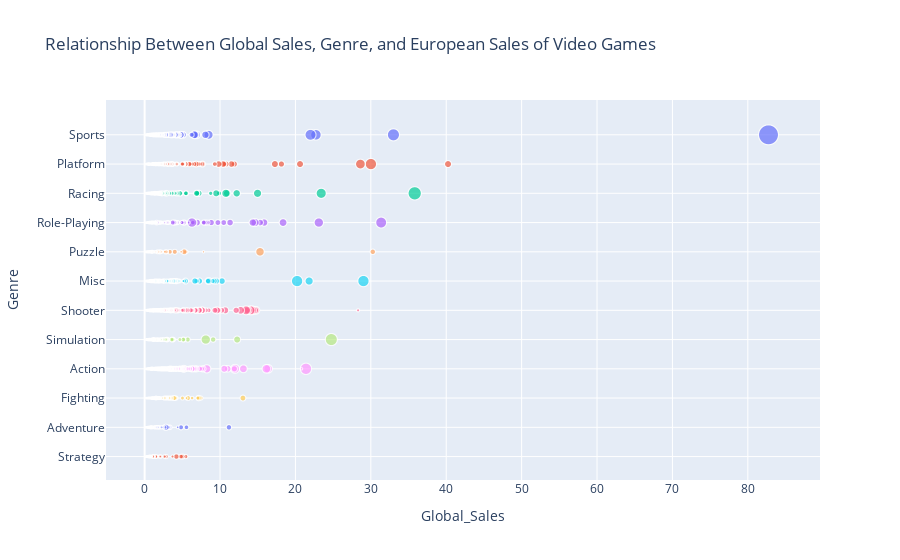

Here is the notebook cell this chart was saved with:
### Code cell
import plotly.express as px

fig = px.scatter(datavg, 
                 x="Global_Sales", 
                 y="Genre", 
                 size="EU_Sales",  # Bubble size based on European sales
                 color="Genre",  # Optional: use color to further differentiate genres
                 hover_name="Name",  # Show the video game name on hover
                 title="Relationship Between Global Sales, Genre, and European Sales of Video Games")
fig.update_layout(showlegend=False)
fig.show()

### Figure 1 — Plotly figure (JSON) as saved in the notebook; plotly's stock layout.template omitted (floating-point values rounded to 4 significant figures; data arrays with more than 128 entries replaced by an {"elided": "..."} marker saying what was removed)
{"data": [{"hovertemplate": "<b>%{hovertext}</b><br><br>Genre=%{y}<br>Global_Sales=%{x}<br>EU_Sales=%{marker.size}<extra></extra>", "hovertext": {"elided": "2346 str values"}, "legendgroup": "Sports", "marker": {"color": "#636efa", "size": {"elided": "2346 float values"}, "sizemode": "area", "sizeref": 0.07255, "symbol": "circle"}, "mode": "markers", "name": "Sports", "showlegend": true, "type": "scattergl", "x": {"elided": "2346 float values"}, "xaxis": "x", "y": {"elided": "2346 str values"}, "yaxis": "y"}, {"hovertemplate": "<b>%{hovertext}</b><br><br>Genre=%{y}<br>Global_Sales=%{x}<br>EU_Sales=%{marker.size}<extra></extra>", "hovertext": {"elided": "886 str values"}, "legendgroup": "Platform", "marker": {"color": "#EF553B", "size": {"elided": "886 float values"}, "sizemode": "area", "sizeref": 0.07255, "symbol": "circle"}, "mode": "markers", "name": "Platform", "showlegend": true, "type": "scattergl", "x": {"elided": "886 float values"}, "xaxis": "x", "y": {"elided": "886 str values"}, "yaxis": "y"}, {"hovertemplate": "<b>%{hovertext}</b><br><br>Genre=%{y}<br>Global_Sales=%{x}<br>EU_Sales=%{marker.size}<extra></extra>", "hovertext": {"elided": "1249 str values"}, "legendgroup": "Racing", "marker": {"color": "#00cc96", "size": {"elided": "1249 float values"}, "sizemode": "area", "sizeref": 0.07255, "symbol": "circle"}, "mode": "markers", "name": "Racing", "showlegend": true, "type": "scattergl", "x": {"elided": "1249 float values"}, "xaxis": "x", "y": {"elided": "1249 str values"}, "yaxis": "y"}, {"hovertemplate": "<b>%{hovertext}</b><br><br>Genre=%{y}<br>Global_Sales=%{x}<br>EU_Sales=%{marker.size}<extra></extra>", "hovertext": {"elided": "1488 str values"}, "legendgroup": "Role-Playing", "marker": {"color": "#ab63fa", "size": {"elided": "1488 float values"}, "sizemode": "area", "sizeref": 0.07255, "symbol": "circle"}, "mode": "markers", "name": "Role-Playing", "showlegend": true, "type": "scattergl", "x": {"elided": "1488 float values"}, "xaxis": "x", "y": {"elided": "1488 str values"}, "yaxis": "y"}, {"hovertemplate": "<b>%{hovertext}</b><br><br>Genre=%{y}<br>Global_Sales=%{x}<br>EU_Sales=%{marker.size}<extra></extra>", "hovertext": {"elided": "582 str values"}, "legendgroup": "Puzzle", "marker": {"color": "#FFA15A", "size": {"elided": "582 float values"}, "sizemode": "area", "sizeref": 0.07255, "symbol": "circle"}, "mode": "markers", "name": "Puzzle", "showlegend": true, "type": "scattergl", "x": {"elided": "582 float values"}, "xaxis": "x", "y": {"elided": "582 str values"}, "yaxis": "y"}, {"hovertemplate": "<b>%{hovertext}</b><br><br>Genre=%{y}<br>Global_Sales=%{x}<br>EU_Sales=%{marker.size}<extra></extra>", "hovertext": {"elided": "1739 str values"}, "legendgroup": "Misc", "marker": {"color": "#19d3f3", "size": {"elided": "1739 float values"}, "sizemode": "area", "sizeref": 0.07255, "symbol": "circle"}, "mode": "markers", "name": "Misc", "showlegend": true, "type": "scattergl", "x": {"elided": "1739 float values"}, "xaxis": "x", "y": {"elided": "1739 str values"}, "yaxis": "y"}, {"hovertemplate": "<b>%{hovertext}</b><br><br>Genre=%{y}<br>Global_Sales=%{x}<br>EU_Sales=%{marker.size}<extra></extra>", "hovertext": {"elided": "1310 str values"}, "legendgroup": "Shooter", "marker": {"color": "#FF6692", "size": {"elided": "1310 float values"}, "sizemode": "area", "sizeref": 0.07255, "symbol": "circle"}, "mode": "markers", "name": "Shooter", "showlegend": true, "type": "scattergl", "x": {"elided": "1310 float values"}, "xaxis": "x", "y": {"elided": "1310 str values"}, "yaxis": "y"}, {"hovertemplate": "<b>%{hovertext}</b><br><br>Genre=%{y}<br>Global_Sales=%{x}<br>EU_Sales=%{marker.size}<extra></extra>", "hovertext": {"elided": "867 str values"}, "legendgroup": "Simulation", "marker": {"color": "#B6E880", "size": {"elided": "867 float values"}, "sizemode": "area", "sizeref": 0.07255, "symbol": "circle"}, "mode": "markers", "name": "Simulation", "showlegend": true, "type": "scattergl", "x": {"elided": "867 float values"}, "xaxis": "x", "y": {"elided": "867 str values"}, "yaxis": "y"}, {"hovertemplate": "<b>%{hovertext}</b><br><br>Genre=%{y}<br>Global_Sales=%{x}<br>EU_Sales=%{marker.size}<extra></extra>", "hovertext": {"elided": "3316 str values"}, "legendgroup": "Action", "marker": {"color": "#FF97FF", "size": {"elided": "3316 float values"}, "sizemode": "area", "sizeref": 0.07255, "symbol": "circle"}, "mode": "markers", "name": "Action", "showlegend": true, "type": "scattergl", "x": {"elided": "3316 float values"}, "xaxis": "x", "y": {"elided": "3316 str values"}, "yaxis": "y"}, {"hovertemplate": "<b>%{hovertext}</b><br><br>Genre=%{y}<br>Global_Sales=%{x}<br>EU_Sales=%{marker.size}<extra></extra>", "hovertext": {"elided": "848 str values"}, "legendgroup": "Fighting", "marker": {"color": "#FECB52", "size": {"elided": "848 float values"}, "sizemode": "area", "sizeref": 0.07255, "symbol": "circle"}, "mode": "markers", "name": "Fighting", "showlegend": true, "type": "scattergl", "x": {"elided": "848 float values"}, "xaxis": "x", "y": {"elided": "848 str values"}, "yaxis": "y"}, {"hovertemplate": "<b>%{hovertext}</b><br><br>Genre=%{y}<br>Global_Sales=%{x}<br>EU_Sales=%{marker.size}<extra></extra>", "hovertext": {"elided": "1286 str values"}, "legendgroup": "Adventure", "marker": {"color": "#636efa", "size": {"elided": "1286 float values"}, "sizemode": "area", "sizeref": 0.07255, "symbol": "circle"}, "mode": "markers", "name": "Adventure", "showlegend": true, "type": "scattergl", "x": {"elided": "1286 float values"}, "xaxis": "x", "y": {"elided": "1286 str values"}, "yaxis": "y"}, {"hovertemplate": "<b>%{hovertext}</b><br><br>Genre=%{y}<br>Global_Sales=%{x}<br>EU_Sales=%{marker.size}<extra></extra>", "hovertext": {"elided": "681 str values"}, "legendgroup": "Strategy", "marker": {"color": "#EF553B", "size": {"elided": "681 float values"}, "sizemode": "area", "sizeref": 0.07255, "symbol": "circle"}, "mode": "markers", "name": "Strategy", "showlegend": true, "type": "scattergl", "x": {"elided": "681 float values"}, "xaxis": "x", "y": {"elided": "681 str values"}, "yaxis": "y"}], "layout": {"legend": {"itemsizing": "constant", "title": {"text": "Genre"}, "tracegroupgap": 0}, "showlegend": false, "title": {"text": "Relationship Between Global Sales, Genre, and European Sales of Video Games"}, "xaxis": {"anchor": "y", "domain": [0, 1], "title": {"text": "Global_Sales"}}, "yaxis": {"anchor": "x", "categoryarray": ["Strategy", "Adventure", "Fighting", "Action", "Simulation", "Shooter", "Misc", "Puzzle", "Role-Playing", "Racing", "Platform", "Sports"], "categoryorder": "array", "domain": [0, 1], "title": {"text": "Genre"}}}}
